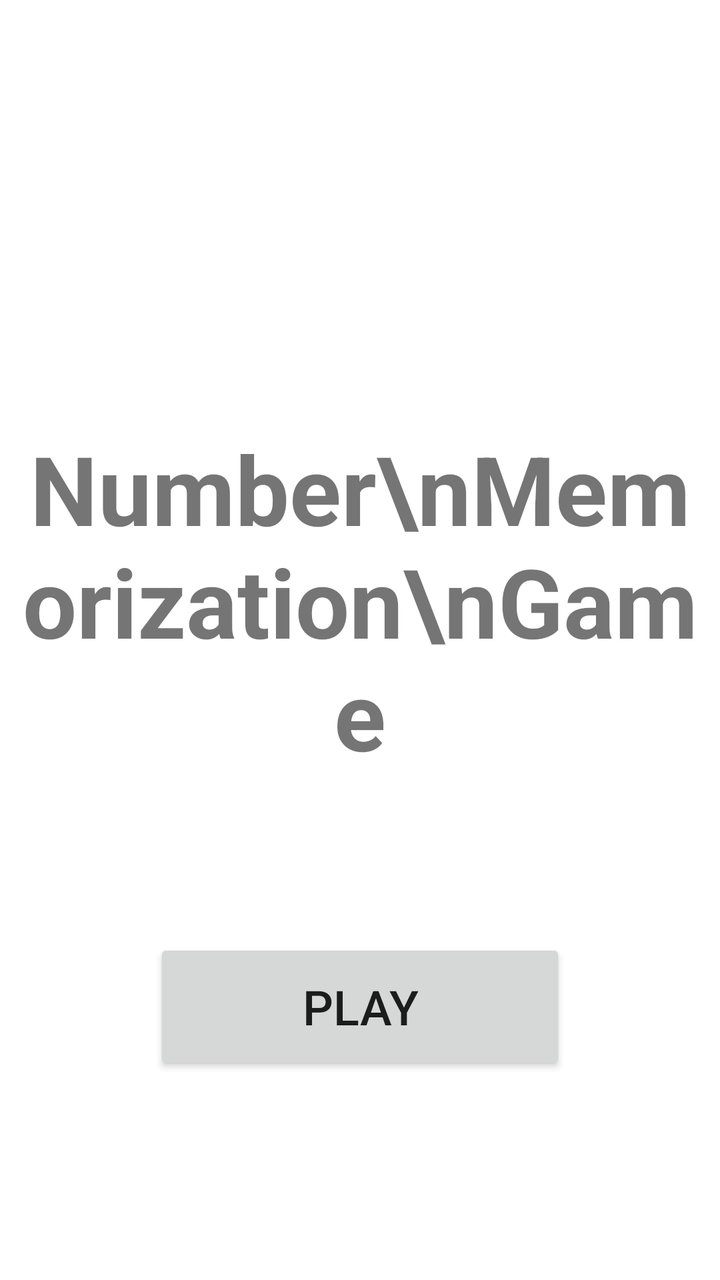
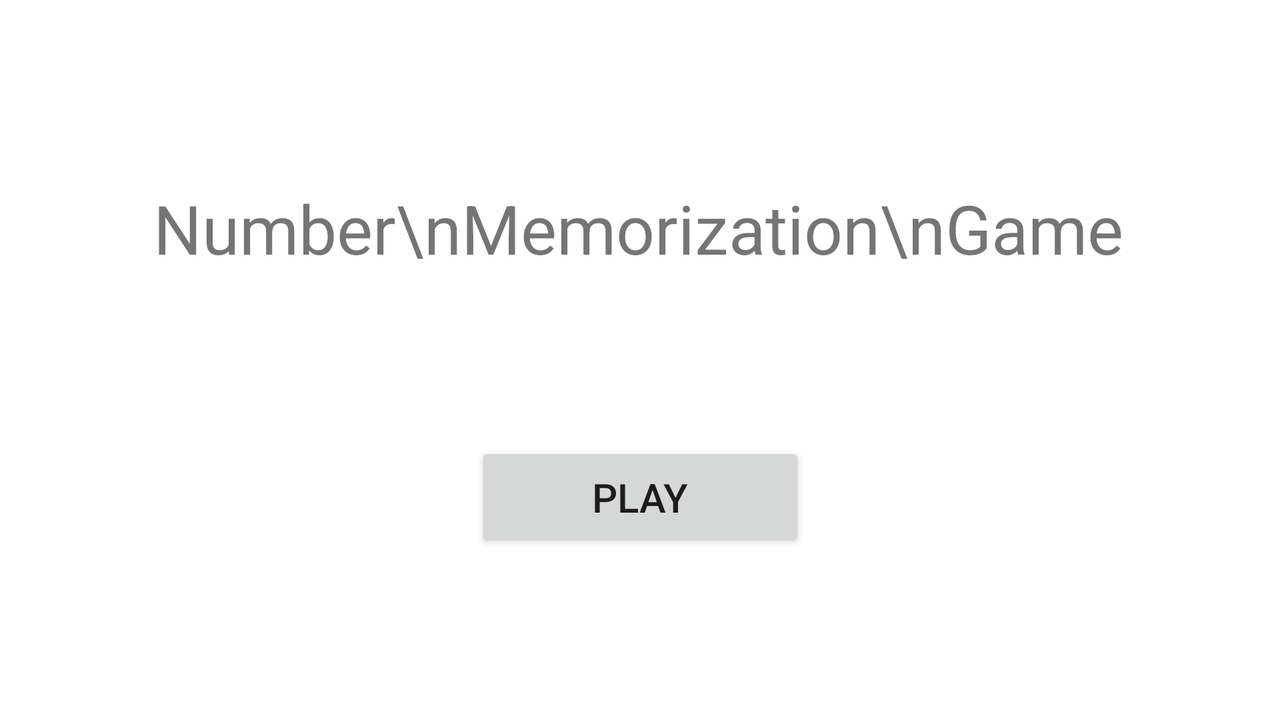

First picture: res/layout/ on a phone held upright. Second picture: the repository's own variant of that layout, on a device whose configuration matches the variant's folder. Source for both follows.
<!-- AndroidManifest.xml: application theme Theme.Error404 -->
<!-- res/layout/main_page1.xml -->
<?xml version="1.0" encoding="utf-8"?>
<androidx.constraintlayout.widget.ConstraintLayout xmlns:android="http://schemas.android.com/apk/res/android"
    xmlns:app="http://schemas.android.com/apk/res-auto"
    xmlns:tools="http://schemas.android.com/tools"
    android:layout_width="match_parent"
    android:layout_height="match_parent"
    tools:context=".MainActivity">


    <TextView
        android:id="@+id/mainPage1Heading"
        android:layout_width="342dp"
        android:layout_height="191dp"
        android:layout_alignParentStart="true"
        android:layout_alignParentTop="true"
        android:layout_alignParentEnd="true"
        android:layout_marginTop="212dp"
        android:text="Number\nMemorization\nGame"
        android:textAlignment="center"
        android:textSize="48sp"
        android:textStyle="bold"
        app:layout_constraintBottom_toBottomOf="parent"
        app:layout_constraintEnd_toEndOf="parent"
        app:layout_constraintHorizontal_bias="0.498"
        app:layout_constraintLeft_toLeftOf="parent"
        app:layout_constraintRight_toRightOf="parent"
        app:layout_constraintStart_toStartOf="parent"
        app:layout_constraintTop_toTopOf="parent"
        app:layout_constraintVertical_bias="0.0" />

    <Button
        android:id="@+id/playButton1"
        android:layout_width="206dp"
        android:layout_height="68dp"
        android:layout_below="@+id/mainPage1Heading"
        android:layout_alignParentStart="true"
        android:layout_alignParentEnd="true"
        android:layout_alignParentBottom="true"
        android:text="PLAY"
        android:textAlignment="center"
        android:textSize="24sp"
        app:layout_constraintBottom_toBottomOf="parent"
        app:layout_constraintEnd_toEndOf="parent"
        app:layout_constraintStart_toStartOf="parent"
        app:layout_constraintTop_toBottomOf="@+id/mainPage1Heading"
        app:layout_constraintVertical_bias="0.392" />


</androidx.constraintlayout.widget.ConstraintLayout  >
<!-- resources referenced by this layout -->
<resources>
  <style name="Theme.Error404" parent="Theme.MaterialComponents.DayNight.DarkActionBar">
          
          <item name="colorPrimary">#5B5761</item>
          <item name="colorPrimaryVariant">#38363A</item>
          <item name="colorOnPrimary">@color/white</item>
          
          <item name="colorSecondary">@color/teal_200</item>
          <item name="colorSecondaryVariant">@color/teal_700</item>
          <item name="colorOnSecondary">@color/black</item>
          
          <item name="android:statusBarColor" tools:targetApi="l">?attr/colorPrimaryVariant</item>
          
      </style>
</resources>
<!-- res/layout-land/main_page1.xml (the author's variant of the layout above) -->
<!-- drawn on the phone turned sideways -->
<?xml version="1.0" encoding="utf-8"?>
<androidx.constraintlayout.widget.ConstraintLayout xmlns:android="http://schemas.android.com/apk/res/android"
    xmlns:app="http://schemas.android.com/apk/res-auto"
    xmlns:tools="http://schemas.android.com/tools"
    android:layout_width="match_parent"
    android:layout_height="match_parent"
    tools:context=".MainActivity">

    <TextView
        android:id="@+id/mainPage1Heading"
        android:layout_width="wrap_content"
        android:layout_height="wrap_content"
        android:text="Number\nMemorization\nGame"
        android:textAlignment="center"
        android:textSize="34sp"
        app:layout_constraintBottom_toBottomOf="parent"
        app:layout_constraintHorizontal_bias="0.494"
        app:layout_constraintLeft_toLeftOf="parent"
        app:layout_constraintRight_toRightOf="parent"
        app:layout_constraintTop_toTopOf="parent"
        app:layout_constraintVertical_bias="0.29" />

    <Button
        android:id="@+id/playButton1"
        android:layout_width="165dp"
        android:layout_height="55dp"
        android:text="PLAY"
        android:textAlignment="center"
        android:textSize="20sp"
        app:layout_constraintBottom_toBottomOf="parent"
        app:layout_constraintEnd_toEndOf="parent"
        app:layout_constraintStart_toStartOf="parent"
        app:layout_constraintTop_toBottomOf="@+id/mainPage1Heading" />

</androidx.constraintlayout.widget.ConstraintLayout>
